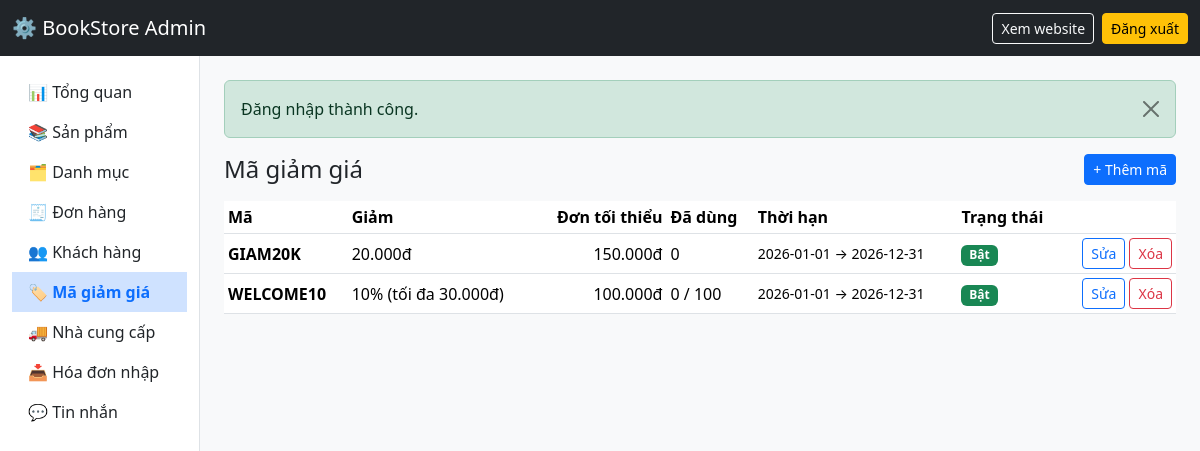
The page /admin/ma-giam-gia (signed in) on the database its author committed.
### tables this page shows
CREATE TABLE coupons (
    id              INT UNSIGNED AUTO_INCREMENT PRIMARY KEY,
    code            VARCHAR(30) NOT NULL UNIQUE,
    discount_type   ENUM('percent','fixed') NOT NULL,    
    discount_value  DECIMAL(12,0) NOT NULL,
    max_discount    DECIMAL(12,0) NULL,                  
    min_order       DECIMAL(12,0) NOT NULL DEFAULT 0,    
    usage_limit     INT UNSIGNED NULL,                   
    used_count      INT UNSIGNED NOT NULL DEFAULT 0,
    start_date      DATE NULL,
    end_date        DATE NULL,
    is_active       TINYINT(1) NOT NULL DEFAULT 1
);

### app/core/Controller.php (called while the page is built, shortened)
<?php
abstract class Controller
{
    protected function render(string $view, array $data = [], string $layout = 'main'): void
    {
        extract($data);
        require APP_PATH . "/views/$view.php";
    }
}

### app/controllers/AdminController.php (called while the page is built, shortened)
<?php
abstract class AdminController extends Controller
{
    protected function view(string $view, array $data = []): void
    {
        $this->render($view, $data, 'admin');
    }
}

### app/controllers/AdminCouponController.php (called while the page is built, shortened)
<?php
class AdminCouponController extends AdminController
{
    public function index(): void
    {
        $this->view('admin/coupons/index', ['title' => 'Mã giảm giá', 'coupons' => (new Coupon())->all()]);
    }
}

### public/index.php (called while the page is built, shortened)
<?php
require APP_PATH . '/core/helpers.php';
$router = new Router();
$router->dispatch($_SERVER['REQUEST_METHOD'], $_SERVER['REQUEST_URI']);

### app/core/helpers.php (called while the page is built, shortened)
<?php
function e($value): string
{
    return htmlspecialchars((string)$value, ENT_QUOTES, 'UTF-8');
}
function url(string $path = ''): string
{
    return BASE_URL . '/' . ltrim($path, '/');
}
function money($n): string
{
    return number_format((float)$n, 0, ',', '.') . 'đ';
}

### app/models/Coupon.php (called while the page is built, shortened)
<?php
class Coupon extends Model
{
    public function all(): array { return $this->db->query("SELECT * FROM coupons ORDER BY id DESC")->fetchAll(); }
}

### app/views/admin/coupons/index.php (the view)
<div class="d-flex justify-content-between align-items-center mb-3">
    <h1 class="h4 mb-0">Mã giảm giá</h1>
    <a href="<?= url('/admin/ma-giam-gia/them') ?>" class="btn btn-primary btn-sm">+ Thêm mã</a>
</div>
<div class="table-responsive"><table class="table table-sm table-hover align-middle bg-white">
    <thead><tr><th>Mã</th><th>Giảm</th><th class="text-end">Đơn tối thiểu</th><th>Đã dùng</th><th>Thời hạn</th><th>Trạng thái</th><th></th></tr></thead>
    <tbody>
    <?php foreach ($coupons as $c): ?>
        <tr>
            <td><strong><?= e($c['code']) ?></strong></td>
            <td><?= $c['discount_type'] === 'percent' ? (int)$c['discount_value'] . '%' . ($c['max_discount'] ? ' (tối đa ' . money($c['max_discount']) . ')' : '') : money($c['discount_value']) ?></td>
            <td class="text-end"><?= money($c['min_order']) ?></td>
            <td><?= (int)$c['used_count'] ?><?= $c['usage_limit'] !== null ? ' / ' . (int)$c['usage_limit'] : '' ?></td>
            <td class="small"><?= e($c['start_date'] ?? '…') ?> → <?= e($c['end_date'] ?? '…') ?></td>
            <td><?= $c['is_active'] ? '<span class="badge text-bg-success">Bật</span>' : '<span class="badge text-bg-secondary">Tắt</span>' ?></td>
            <td class="text-end text-nowrap">
                <a href="<?= url('/admin/ma-giam-gia/' . $c['id'] . '/sua') ?>" class="btn btn-sm btn-outline-primary">Sửa</a>
                <form method="post" action="<?= url('/admin/ma-giam-gia/' . $c['id'] . '/xoa') ?>" class="d-inline" onsubmit="return confirm('Xóa mã này?')">
                    <?= csrf_field() ?><button class="btn btn-sm btn-outline-danger">Xóa</button>
                </form>
            </td>
        </tr>
    <?php endforeach; ?>
    </tbody>
</table></div>

### app/core/Router.php (shortened to what this page needs)
<?php
class Router
{
    private array $routes = [];
    private function add(string $method, string $path, string $handler): void
    {
        $regex = preg_replace('#\{(\w+)\}#', '(?P<$1>[^/]+)', $path);
        $this->routes[] = [$method, '#^' . $regex . '$#', $handler];
    }
    public function dispatch(string $method, string $uri): void
    {
        $path = parse_url($uri, PHP_URL_PATH);
        $path = preg_replace('#^' . preg_quote(BASE_URL, '#') . '(/public)?#', '', $path);
        $path = '/' . trim($path, '/');
        foreach ($this->routes as [$routeMethod, $regex, $handler]) {
            if ($routeMethod === $method && preg_match($regex, $path, $matches)) {
                $params = array_filter($matches, 'is_string', ARRAY_FILTER_USE_KEY);
                [$controllerName, $action] = explode('@', $handler);
                (new $controllerName())->$action(...array_values($params));
                return;
            }
        }
    }
}

### rows shown on the page
coupons: code "GIAM20K", discount_value "20.000đ", min_order "150.000đ", used_count "0", start_date "2026-01-01", end_date "2026-12-31", is_active "Bật"
coupons: code "WELCOME10", discount_value "10", max_discount "30.000đ", min_order "100.000đ", used_count "0", usage_limit "100", start_date "2026-01-01", end_date "2026-12-31", is_active "Bật"

### other values the page prints
$label "📊 Tổng quan"
$label "📚 Sản phẩm"
$label "🗂 Danh mục"
$label "🧾 Đơn hàng"
$label "👥 Khách hàng"
$label "🏷 Mã giảm giá"
$label "🚚 Nhà cung cấp"
$label "📥 Hóa đơn nhập"
$f['message'] "Đăng nhập thành công."
